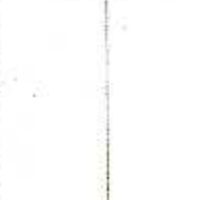
#> input picture experiments/body_rect/templates/snu_bl.png, 200 x 200 px; its folder holds only this picture in this run
$ python -i body_detect.py   (imports and definitions only)
#> lines starting #> are read from the running program, lines starting #| are printed output that depends on the picture; after the words box and inside, x2 and y2 are one past the last pixel; in counts of white or black regions, pixels touching at a corner belong together
### src/oviedo_rc/config.py
"""Configuración: paths, modelo geométrico, parámetros de la malla.

NOTA PR3 (multi-concejo): los parámetros específicos de Oviedo (`MALLA_*`,
`SUB_CONVENTION`, `PGOU_LIST_URL`, `PGOU_PORTLET`, `BBOX_OVIEDO`,
`URBAN_BBOX`) son ahora *aliases* del concejo `OVIEDO` definido en
`concejo.py`. Se mantienen para no romper código externo, pero el código
nuevo debe consumir directamente `concejo.malla.*`, `concejo.pgou_su.*`,
etc., para soportar más concejos sin hardcodes.
"""
import os
import re
from pathlib import Path

from .concejo import OVIEDO

# ---------- Caché ----------
CACHE_DIR = Path(os.environ.get("OVIEDO_CACHE", "~/.cache/oviedo_rc")).expanduser()
PARCELS_DIR = CACHE_DIR / "parcels"
WMS_DIR = CACHE_DIR / "wms"
COORDS_FILE = CACHE_DIR / "coords_local.json"
SHEETS_FILE = CACHE_DIR / "sheets.json"
for d in (CACHE_DIR, PARCELS_DIR, WMS_DIR):
    d.mkdir(parents=True, exist_ok=True)
#> further down, picture is the input picture: shape (200, 200, 3); mean B, G, R 253.5, 253.7, 253.7

# ---------- HTTP ----------
HTTP_HEADERS = {
    "User-Agent": "Mozilla/5.0 (oviedo_rc/1.0)",
    "Referer": "https://www.oviedo.es/",
}
HTTP_TIMEOUT = 30
HTTP_RETRIES = 3

# ---------- PGOU Ayuntamiento (DEPRECATED — usar concejo.pgou_su.*) ----------
PGOU_INDEX_URL = (
    "https://www.oviedo.es/documents/35127/1035865/MAPA_GUIA_1-1000.pdf/"
    "411239ce-7b61-46e6-814c-eaa7d573a452"
)
PGOU_LIST_URL = OVIEDO.pgou_su.url
PGOU_PORTLET = OVIEDO.pgou_su.instance
PGOU_PORTLET_PAGES = OVIEDO.pgou_su.pages
PGOU_EXPECTED_SHEETS_MIN = 100

# ---------- Catastro ----------
CATASTRO_HOST = "ovc.catastro.meh.es"
CATASTRO_IP = "195.66.151.66"  # IP fija para evitar problemas de DNS

# ---------- Modelo geométrico de la malla del PGOU (DEPRECATED — usar concejo.malla.*) ----------
# Cells RECTANGULARES (~1036 × 695 m). Body físico cubre
# (CELL_W/2 + 2·MARG_X) × (CELL_H/2 + 2·MARG_Y) por cinta marginal.
# Ajustado por LSQ con 71 calibraciones manuales (mediana 4.5 m, p90 7.75 m).
MALLA_X0     = OVIEDO.malla.x0
MALLA_YMAX   = OVIEDO.malla.ymax
MALLA_CELL_W = OVIEDO.malla.cell_w
MALLA_CELL_H = OVIEDO.malla.cell_h
MALLA_MARG_X = OVIEDO.malla.marg_x
MALLA_MARG_Y = OVIEDO.malla.marg_y
SUB_W = MALLA_CELL_W / 2
SUB_H = MALLA_CELL_H / 2
BODY_W_M = SUB_W + 2 * MALLA_MARG_X
BODY_H_M = SUB_H + 2 * MALLA_MARG_Y

# Convención del PGOU de Oviedo (verificada con 4 RCs reales):
SUB_CONVENTION = OVIEDO.malla.sub_convention
NS_THRESHOLD = OVIEDO.malla.ns_threshold
EW_THRESHOLD = OVIEDO.malla.ew_threshold

# Validación territorial: bbox del suelo urbano de Oviedo en UTM ETRS89 30N.
BBOX_OVIEDO = OVIEDO.bbox_utm

# Bbox urbano efectivo (donde están las parcelas con datos catastrales).
URBAN_BBOX = OVIEDO.urban_bbox

# ---------- Renderizado ----------
PDF_DPI = 300

# Patrón estricto de RC catastral: 14 chars (parcela) o 20 (con inmueble).
_RC14 = r"\d{7}[A-Z]{2}\d{4}[A-Z]"
_RC20 = _RC14 + r"\d{4}[A-Z]{2}"
RC_RE = re.compile(rf"^(?:{_RC14}|{_RC20})$")

### experiments/body_rect/body_detect.py
"""Detección del body_rect del plano PGOU — alternativas a la heurística legacy.

Selección por env var BODY_DETECT_METHOD (o argumento `method`):
  - "heuristic" (default): heurística legacy `render.detect_body_rect`.
  - "heuristic_v2"        : multi-threshold + Otsu + morfología, ratio relajada.
  - "hough"               : Hough lines → mayor cuadrilátero.
  - "template"            : template matching de 4 esquinas extraídas de una
                            hoja de referencia.

Todos devuelven `(x, y, w, h)` enteros, compatible con consumidores
existentes (pipeline, ficha_plano, validator_ui, scripts/validate_snap).
"""
from __future__ import annotations

import os
from pathlib import Path
from typing import Tuple

import numpy as np

from oviedo_rc.config import BODY_H_M, BODY_W_M

# Ratio objetivo de body_rect (Oviedo SU/SNU coinciden en ~1.5).
# [1 line that did not run here, left out]
_MIN_AREA_FRAC = 0.30
_FALLBACK_MARGIN = 0.05


# --------------------------------------------------------------------------- #
# Heurística legacy (idéntica a render.detect_body_rect, repetida aquí para
# tener todas las variantes en un sitio y poder benchmark side-by-side).
# --------------------------------------------------------------------------- #
# [19 lines left out: function detect_heuristic, not called in this run]


def _fallback_rect(W: int, H: int) -> Tuple[int, int, int, int]:
    return (int(W * _FALLBACK_MARGIN), int(H * _FALLBACK_MARGIN),
            int(W * (1 - 2 * _FALLBACK_MARGIN)), int(H * (1 - 2 * _FALLBACK_MARGIN)))


# --------------------------------------------------------------------------- #
# Variante (c): heurística v2 — Otsu + cierre morfológico + ratio relajada.
# --------------------------------------------------------------------------- #
def detect_heuristic_v2(img_bgr: np.ndarray) -> Tuple[int, int, int, int]:
    import cv2
    gray = cv2.cvtColor(img_bgr, cv2.COLOR_BGR2GRAY)
    H, W = gray.shape
#> H = 200; W = 200

    candidates: list[tuple[int, int, int, int]] = []
    for th_val in (200, 220, 180):
        _, th = cv2.threshold(gray, th_val, 255, cv2.THRESH_BINARY_INV)
        kernel = cv2.getStructuringElement(cv2.MORPH_RECT, (5, 5))
        th = cv2.morphologyEx(th, cv2.MORPH_CLOSE, kernel)
        contours, _ = cv2.findContours(th, cv2.RETR_EXTERNAL, cv2.CHAIN_APPROX_SIMPLE)
        for c in contours:
            x, y, w, h = cv2.boundingRect(c)
            if w * h < _MIN_AREA_FRAC * W * H:
                continue
            ratio = w / max(1, h)
            if abs(ratio - _TARGET_RATIO) > 0.3:
                continue
            candidates.append((x, y, w, h))
#> this loop made 3 passes
#> pass 1, in detect_heuristic_v2, `_, th = cv2.threshold(gray, th_val, 255, cv2.THRESH_BINARY_INV)`:
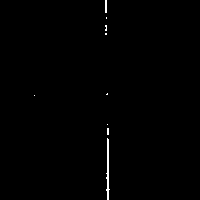
#> th: shape (200, 200); 0.47% white in thin lines or dots, all inside (x1, y1, x2, y2) = (34, 0, 110, 200)
#> pass 2, in detect_heuristic_v2, `_, th = cv2.threshold(gray, th_val, 255, cv2.THRESH_BINARY_INV)`:
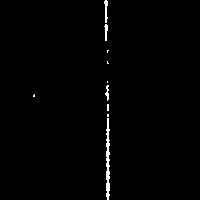
#> th: shape (200, 200); 1% white in thin lines or dots, all inside (x1, y1, x2, y2) = (33, 0, 110, 200)
#> pass 2, in detect_heuristic_v2, `th = cv2.morphologyEx(th, cv2.MORPH_CLOSE, kernel)`:
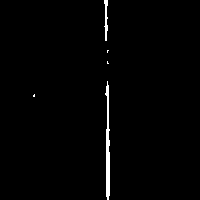
#> th: shape (200, 200); 1.2% white; 5 white regions (3 under 20 px), largest, box (x1, y1, x2, y2) and area: (105, 81, 110, 200) 366, (104, 0, 108, 41) 101
#> after the loop: th: shape (200, 200); 0.34% white in thin lines or dots, all inside (x1, y1, x2, y2) = (105, 0, 109, 200)
#> after the loop, candidates = []

    _, th_otsu = cv2.threshold(gray, 0, 255, cv2.THRESH_BINARY_INV | cv2.THRESH_OTSU)
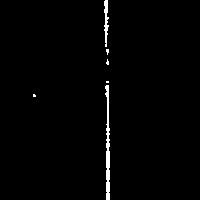
#> th_otsu: shape (200, 200); 1.3% white; 6 white regions (4 under 20 px), largest, box (x1, y1, x2, y2) and area: (105, 85, 110, 200) 358, (104, 0, 109, 47) 136
    kernel = cv2.getStructuringElement(cv2.MORPH_RECT, (5, 5))
#> kernel = [[1, 1, 1, 1, 1], [1, 1, 1, 1, 1], [1, 1, 1, 1, 1], [1, 1, 1, 1, 1], [1, 1, 1, 1, 1]]
    th_otsu = cv2.morphologyEx(th_otsu, cv2.MORPH_CLOSE, kernel)
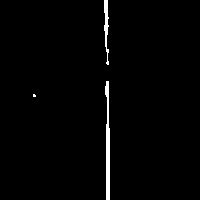
#> th_otsu: shape (200, 200); 1.5% white; 3 white regions (1 under 20 px)
    contours, _ = cv2.findContours(th_otsu, cv2.RETR_EXTERNAL, cv2.CHAIN_APPROX_SIMPLE)
#> contours = 3 contours, 1 with area under 20; largest, box (x1, y1, x2, y2) and area: (105, 81, 110, 200) 290, (104, 0, 109, 65) 116
    for c in contours:
        x, y, w, h = cv2.boundingRect(c)
        if w * h < _MIN_AREA_FRAC * W * H:
            continue
        ratio = w / max(1, h)
        if abs(ratio - _TARGET_RATIO) > 0.3:
            continue
        candidates.append((x, y, w, h))
#> this loop made 3 passes
#> (x, y, w, h) on passes 1 to 3: (33, 94, 3, 3), (105, 81, 5, 119), (104, 0, 5, 65)

    if not candidates:
        return _fallback_rect(W, H)
    candidates.sort(key=lambda r: -(r[2] * r[3]))
    best_area = candidates[0][2] * candidates[0][3]
    near_top = [c for c in candidates if c[2] * c[3] >= 0.95 * best_area]
    near_top.sort(key=lambda r: abs((r[2] / max(1, r[3])) - _TARGET_RATIO))
    return near_top[0]


# --------------------------------------------------------------------------- #
# Variante (b): Hough lines → mayor cuadrilátero.
# --------------------------------------------------------------------------- #
# [70 lines left out: function detect_hough, not called in this run]


# --------------------------------------------------------------------------- #
# Variante (a): template matching de las 4 esquinas.
# --------------------------------------------------------------------------- #
_TEMPLATE_SIZE = 200
_TEMPLATE_CACHE_DIR = Path(os.environ.get(
    "BODY_DETECT_TEMPLATE_CACHE",
    str(Path(__file__).resolve().parent / "templates"),
))


# [101 lines left out: functions _template_paths, build_templates, _match_with_kind, detect_template, _available_kinds, not called in this run]


# --------------------------------------------------------------------------- #
# Dispatcher.
# --------------------------------------------------------------------------- #
_METHODS = {
    "heuristic": detect_heuristic,
    "heuristic_v2": detect_heuristic_v2,
    "hough": detect_hough,
    "template": detect_template,
}


# [8 lines left out: function detect_body_rect, not called in this run]

>>> import cv2
>>> picture = cv2.imread('templates/snu_bl.png')
>>> result = detect_heuristic_v2(picture)
#> result = (10, 10, 180, 180)
